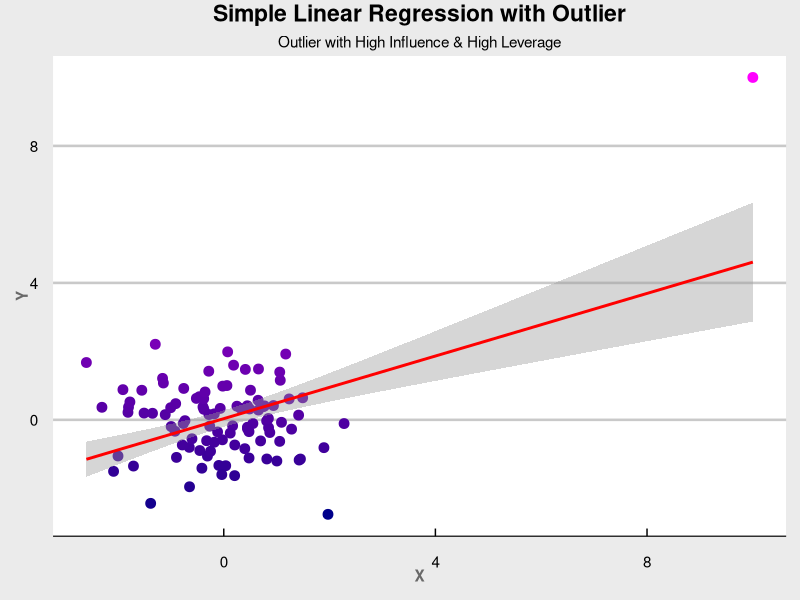

The R script that drew this image:
# Packages ----------------------------------------------------------------

library(ggplot2)
library(dplyr)
library(ggthemes)

# Simulation --------------------------------------------------------------

set.seed(287)
n <- 100

df <-
        data.frame(
                x = c(10, rnorm(n)),
                y = c(10, c(rnorm(n)))
        )

# Linear Regression -------------------------------------------------------

fit <-
        lm(data = df,
           formula = y ~ x)

sumfit <-
        summary(fit)

# Diagnostics -------------------------------------------------------------

# High Influence
round(dfbetas(fit), 3) |> 
        as.data.frame() |> 
        arrange(desc(x)) |> 
        head(5)

# High Leverage
hatvalues(fit) |>
        sort(decreasing = T) |>
        head(5)

# Scatterplot --------------------------------------------------------------------
plot <-
        ggplot(data = df, mapping = aes(x, y, col = y, size = )) +
        geom_point(size = 3) +
        geom_smooth(
                method = lm,
                formula = y ~ x,
                col = "red",
                size = 1,
                se = T
        ) +
        labs(
                title = "Simple Linear Regression with Outlier",
                subtitle = "Outlier with High Influence & High Leverage",
                x = "X",
                y = "Y"
        ) +
        scale_color_gradient(low = "darkblue", high = "magenta") +
        theme_economist_white() +
        theme(
                plot.title = element_text(face = "bold", hjust = .5,
                                          vjust = 3),
                plot.subtitle = element_text(hjust = .5,
                                             vjust = 2),
                axis.title.x = element_text(face = "bold", hjust = .5,
                                            color = "dimgray"),
                axis.title.y = element_text(face = "bold", hjust = .5,
                                            color = "dimgray")
        ) + guides(col = "none")

plot


